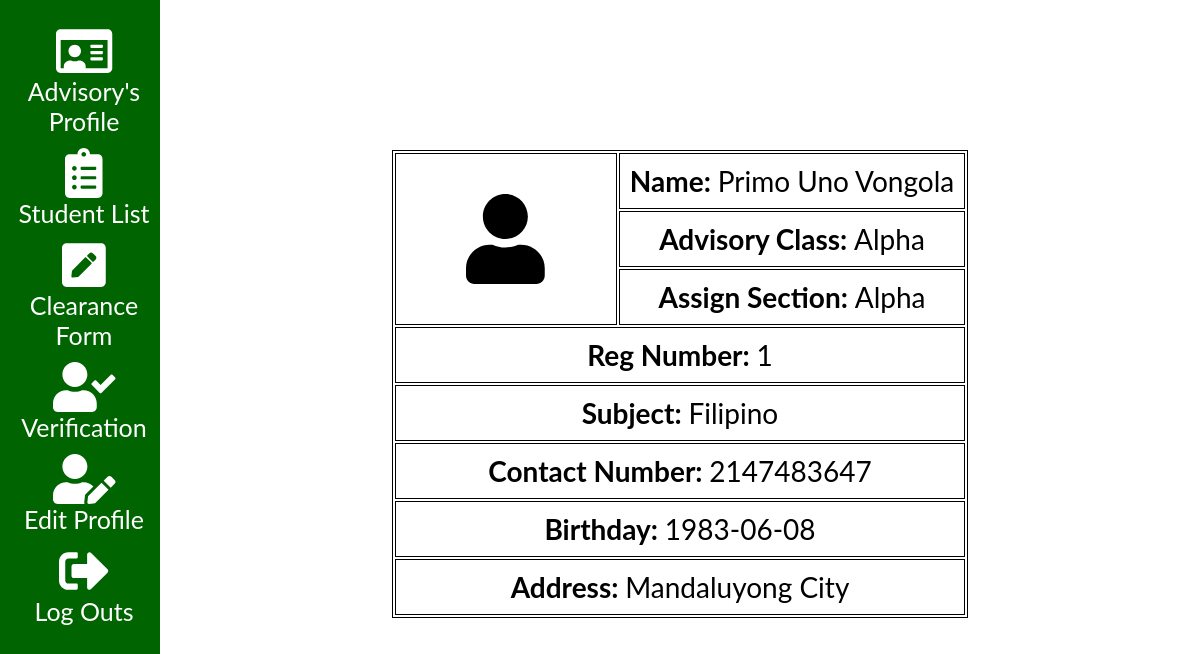
Page /teacherdashboard.php (signed in) on the earlier database version.
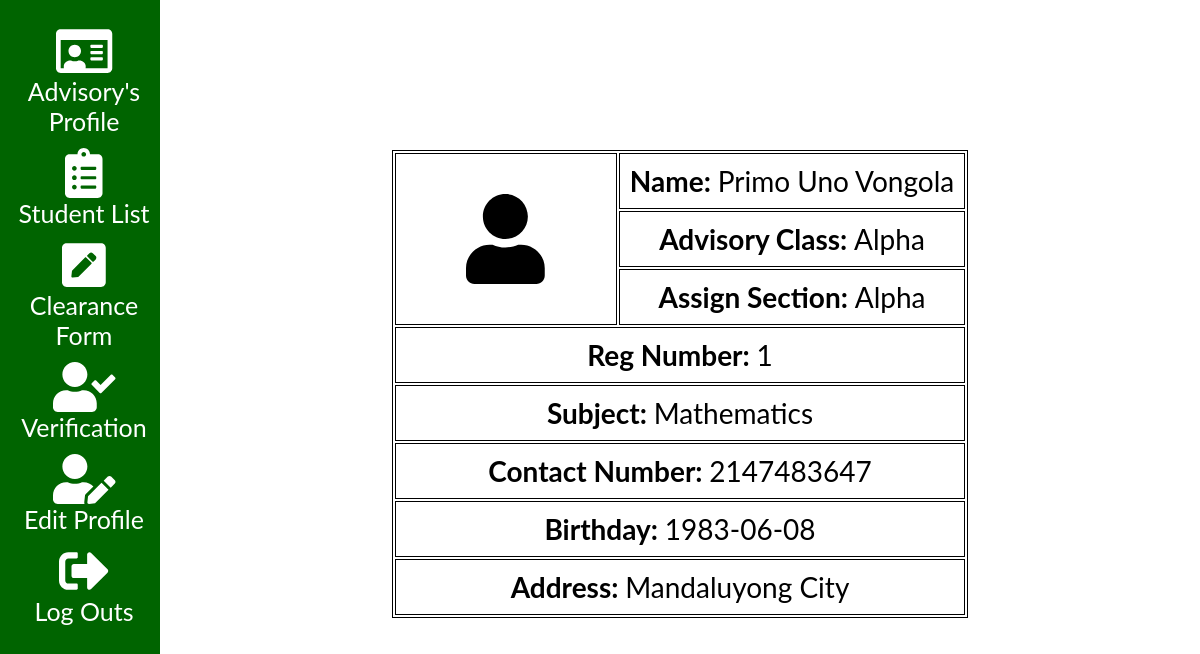
Same page on the later database version.
### tables this page shows
CREATE TABLE `lesson_plan` (
  `lesson_plan_id` int(11) NOT NULL,
  `teacher_id` int(11) NOT NULL,
  `subject_id` int(11) NOT NULL,
  `advisory_section_id` int(11) DEFAULT NULL,
  `section_id` int(11) NOT NULL
);

CREATE TABLE `subject` (
  `subject_id` int(11) NOT NULL,
  `subject_name` varchar(50) NOT NULL
);

CREATE TABLE `teacher` (
  `teacher_id` int(11) NOT NULL,
  `first_name` varchar(50) NOT NULL,
  `middle_name` varchar(50) DEFAULT NULL,
  `last_name` varchar(50) NOT NULL,
  `contact_number` int(11) NOT NULL,
  `birthday` date NOT NULL,
  `address` varchar(50) NOT NULL,
  `username` varchar(50) NOT NULL,
  `password` varchar(50) NOT NULL
);

CREATE TABLE `section` (
  `section_id` int(11) NOT NULL,
  `section_name` varchar(50) NOT NULL
);

### teacherdashboard.php (the view, shortened to what this page needs)
<?php
$conn = connect();
$current_id = $_SESSION['teacher_id'];
$profilesql = "SELECT * FROM teacher a
JOIN lesson_plan b ON  a.teacher_id = b.teacher_id
JOIN section c ON b.section_id = c.section_id
JOIN subject d ON b.subject_id = d.subject_id
WHERE a.teacher_id = $current_id";
    $profilequery = mysqli_query($conn, $profilesql);
$row = mysqli_fetch_assoc($profilequery);
?>
<!DOCTYPE html>
<html>
<head>
<link rel="stylesheet" href="resources/css/main.css">
</head>
<body>
<?php include "resources/plugins/teachersidenav.php" ?>
    <div class="main">
    <table class="table-profile">
            <tr>
                <td rowspan = "3" style="width: 200px;"><center><i class="fa fa-user" aria-hidden="true" style="font-size:90px"></i></center></td>
                <td><b>Name: </b><?php echo $row['first_name'] . ' ' . $row['middle_name'] . ' ' . $row['last_name']?></td>
            </tr>
            <tr>
                <td><b>Advisory Class: </b><?php if($row['advisory_section_id'] != null){ echo $row['section_name']; }else { echo "None"; } ?></td>
            </tr>
            <tr>
                <td><b>Assign Section: </b><?php echo $row['section_name']?></td>
            </tr>
            <tr>
                <td colspan="2"><b>Reg Number: </b><?php echo $row['teacher_id']?></td>
            </tr>
            <tr>
                <td colspan="2"><b>Subject: </b><?php echo $row['subject_name']?></td>
            </tr>
            <tr>
                <td colspan="2"><b>Contact Number: </b><?php echo $row['contact_number']?></td>
            </tr>
            <tr>
                <td colspan="2"><b>Birthday: </b> <?php echo $row['birthday']?></td>
            </tr>
            <tr>
                <td colspan="2"><b>Address: </b><?php echo $row['address']?></td>
            </tr>
        </table>
    </div>
</body>
</html>

Differences in the rows shown:
changed lesson_plan "Primo": subject.subject_name "Filipino" → "Mathematics"
